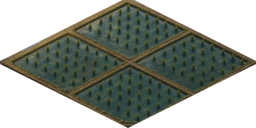
#> input picture assets/source/raster/building-farm.png, 256 x 128 px
$ python derive_farm_seasons.py
#> lines starting #> are read from the running program, lines starting #| are printed output that depends on the picture; after the words box and inside, x2 and y2 are one past the last pixel; in counts of white or black regions, pixels touching at a corner belong together
#!/usr/bin/env python3
"""Derive seasonal farm rasters from the hand-painted spring base.

The painterly raster assets/source/raster/building-farm.png (deep blue-green
paddy water + orderly seedling rows + textured ridges) is the quality bar.
Instead of re-rendering the paddy in Blender (which came out much coarser),
this script derives summer/autumn/winter variants purely by image processing
so brushwork, noise character and the ridge/plot structure stay identical to
the original in all four seasons.

  spring : verbatim copy of the source painting
  summer : each seedling grid point becomes a sharp blade tuft - a fountain
           of 1px strokes fanning up from the base (dark waterline foot /
           leaf body / bright pointed tip) over darkened paddy water, drawn
           back-to-front so front rows overlap the feet of the rows behind;
           the row (jo-ue) regularity of real transplanted paddies survives
  autumn : the same tuft renderer in ripe-gold styling - the tall center
           blades hook over into bright drooping ears, straw feet, drained
           field floor of dark wet soil sampled from the ridge statistics
  winter : harvested field - interior filled with dry soil texture derived
           from the ridge palette, faint pale stubble dots on the original
           seedling grid, slightly desaturated overall

Run (from repo root):
  nix-shell -p "python3.withPackages(ps: with ps; [pillow numpy scipy])" \
    --run "python3 assets/intermediate/farm-seasons/derive_farm_seasons.py"
"""

import os

import numpy as np
from PIL import Image
from scipy import ndimage

ROOT = os.path.normpath(os.path.join(os.path.dirname(os.path.abspath(__file__)), "..", "..", ".."))
SRC = os.path.join(ROOT, "assets", "source", "raster", "building-farm.png")
OUT_DIR = os.path.join(ROOT, "assets", "source", "raster")

rng = np.random.default_rng(260718)


def smooth_noise(shape, cell, amp, generator):
    """Painterly low-frequency value noise: coarse random grid upscaled bicubically."""
    h, w = shape
    gh, gw = max(2, h // cell), max(2, w // cell)
    grid = generator.normal(0.0, 1.0, (gh, gw))
    img = Image.fromarray(((grid - grid.min()) / (np.ptp(grid) + 1e-9) * 255).astype(np.uint8))
    up = np.asarray(img.resize((w, h), Image.BICUBIC)).astype(np.float64)
    up = (up / 255.0) * 2.0 - 1.0
    return up * amp


def build_masks(a):
    r, g, b, al = (a[..., i].astype(int) for i in range(4))
    opaque = al > 0
    near_black = opaque & (a[..., :3].max(axis=2) < 40)
    soil = opaque & (r > g + 4) & (g > b + 10) & ~near_black
    field = opaque & ~soil & ~near_black
    # Keep clear of anti-aliased ridge/outline transitions so the ridge
    # geometry reads identically in every season.
    inner = ndimage.binary_erosion(field, iterations=2)
    return opaque, near_black, soil, field, inner


def detect_plants(a, field, inner):
    """Seedling grid = clusters of yellow-green sprig tips inside the field."""
    r, g, b = (a[..., i].astype(int) for i in range(3))
    tip = inner & (g > b + 25) & (g > 65)
    lbl, n = ndimage.label(tip)
    cents = ndimage.center_of_mass(tip, lbl, range(1, n + 1))
    return [(int(round(c[1])), int(round(c[0]))) for c in cents]


def collect_palettes(a, field, soil):
    r, g, b = (a[..., i].astype(int) for i in range(3))
    greens = a[..., :3][field & (g > b + 12)].astype(np.float64)
    water = a[..., :3][field & ~(g > b + 12)].astype(np.float64)
    soil_px = a[..., :3][soil].astype(np.float64)
    luma = greens @ [0.299, 0.587, 0.114]
    order = np.argsort(luma)
    dark = greens[order[: int(len(order) * 0.55)]]
    bright = greens[order[int(len(order) * 0.70):]]
    # Foliage highlights must stay leaf-green: drop the yellow sprig tips
    # (r ~ g) or lone bright-yellow confetti pixels appear in the clumps.
    leafy = bright[bright[:, 0] < bright[:, 1] * 0.92]
    if len(leafy) > 30:
        bright = leafy
    return dark, bright, water, soil_px


def lattice_plants(inner, gen, in_row=(4, 2), row_step=(6, -3)):
    """Grown-season plant positions on a strict jo-ue (条植え) lattice.

    A transplanted paddy's signature is its row regularity, so instead of
    reusing the painterly seedling scatter, tufts sit on an isometric
    lattice: rows run along the (2,1) diamond edge (in_row spacing keeps
    the canopy closed along the row), rows repeat along the (2,-1) axis
    with a wider gap so the flooded floor glints through as row seams.
    Jitter stays sub-pixel-ish (±≤1) - enough to kill the mechanical read
    without breaking the alignment."""
    h, w = inner.shape
    out = []
    for j in range(-24, 25):
        for i in range(-40, 41):
            x = w // 2 + i * in_row[0] + j * row_step[0]
            y = h // 2 + i * in_row[1] + j * row_step[1]
            x += int(round(gen.normal(0, 0.45)))
            if 0 <= x < w and 0 <= y < h and inner[y, x]:
                out.append((x, y))
    return out


def draw_rice_tufts(out, plants, field, canvas, style, gen):
    """Paint rice as sharp blade tufts (back-to-front) for summer/autumn.

    Real rice reads as spiky, linear texture - each transplanted tuft (株) is
    a fountain of thin blades rising from one base point and fanning outward,
    every blade ending in a sharp bright tip. So instead of filled ellipses
    each tuft is 5-8 one-pixel strokes: dark at the waterline, leaf-green
    body, light sharp tip. Outer blades are shorter and lean out (the fan),
    the center blades stand tallest. Autumn adds a drooping ear: the tallest
    blades hook sideways-down at the top in bright gold (heavy panicles).
    Back-to-front drawing lets front tufts overlap the feet of the row
    behind. Strokes may land anywhere on `canvas` (eroded opaque body):
    clipping them to the paddy interior capped the rice at the ridge line
    and flattened the perceived height - a grown paddy stands ABOVE the
    ridge behind it, so blades are allowed to overlap interior ridges.
    Returns the tuft mask."""
    h, w = field.shape
    tufts = np.zeros((h, w), bool)
    base_c = np.asarray(style["base"], np.float64)
    mid_c = np.asarray(style["mid"], np.float64)
    tip_c = np.asarray(style["tip"], np.float64)
    positions = sorted(plants, key=lambda p: (p[1], p[0]))
    # Cast at most once per pixel: neighbouring tufts (6 px apart, 5 px
    # shadow) overlap, and stacked multiplications (0.66^2, 0.66^3) turn
    # the warm floor into near-black pepper speckle.
    casted = np.zeros((h, w), bool)
    for (px, py) in positions:
        tone = gen.normal(0, style["tone_jit"], 3)  # per-tuft hue drift
        # Small cast shadow at the waterline under the tuft.
        for dx in range(-2, 3):
            x, y = px + dx, py + 1
            if 0 <= x < w and 0 <= y < h and field[y, x] and not casted[y, x]:
                casted[y, x] = True
                out[y, x, :3] = np.clip(
                    out[y, x, :3].astype(np.float64) * style["cast"], 0, 255)
        nb = int(gen.integers(style["blades"][0], style["blades"][1] + 1))
        offs = np.linspace(-style["spread"], style["spread"], nb)
        gen.shuffle(offs)  # draw order varies so overlaps don't band
        for off in offs:
            length = style["len"] + int(gen.integers(-1, 2))
            if abs(off) > style["spread"] * 0.6:
                length = max(2, length - 2)  # outer blades shorter
            lean = off * style["fan"] + gen.normal(0, 0.3)
            bx = px + int(round(off * 0.5))
            for t in range(length + 1):
                u = t / max(1, length)
                x = bx + int(round(lean * u))
                y = py - t
                if not (0 <= x < w and 0 <= y < h) or not canvas[y, x]:
                    continue
                if u < 0.35:
                    c = base_c
                elif u < 0.78:
                    c = mid_c
                else:
                    c = tip_c
                out[y, x, :3] = np.clip(c + tone + gen.normal(0, style["px_jit"], 3), 0, 255)
                tufts[y, x] = True
    # Ripe panicles (autumn), drawn as a SECOND pass over the closed canopy:
    # if ears were drawn per tuft, the blades of later-drawn neighbours
    # (spacing 6 px, ears 4-7 px long) would overwrite and fragment the
    # arcs. Each ear rises from the crown, arcs over and sags under the
    # grain weight, ending in a 2 px grain cluster. A field-wide wind bias
    # (style["ear_dir"]) combs most ears the same way - the signature
    # texture of a ripe paddy - with a minority breaking against it so the
    # field doesn't go mechanical. Ear strokes stay noise-free: pixel
    # jitter breaks the 1 px arc into confetti and kills legibility.
    if style.get("ear") is not None:
        ear_c = np.asarray(style["ear"], np.float64)
        hi_c = np.asarray(style["ear_hi"], np.float64)
        for px, py in positions:
            tone = gen.normal(0, style["tone_jit"] * 0.5, 3)
            for _ in range(int(gen.integers(1, 3))):
                sx = px + int(round(gen.normal(0, 1.0)))
                sy = py - style["len"] + int(gen.integers(-1, 2))
                dirx = style["ear_dir"] if gen.random() < 0.86 else -style["ear_dir"]
                elen = int(gen.integers(4, 7))
                for k in range(elen + 1):
                    x = sx + dirx * k
                    y = sy - 1 + int(round(0.16 * k * k))  # rise, then sag
                    cluster = k >= elen - 1
                    c = ear_c * 0.88 if k < 2 else (hi_c if cluster else ear_c)
                    for yy in ((y, y + 1) if cluster else (y,)):
                        cc = ear_c if yy != y else c  # underside of the grain mass
                        if 0 <= x < w and 0 <= yy < h and canvas[yy, x]:
                            out[yy, x, :3] = np.clip(cc + tone, 0, 255)
                            tufts[yy, x] = True
    return tufts


def soften(out, mask, blur_w=0.55):
    """Mild selective blur so grown pixels sit in the original brushwork."""
    rgb = out[..., :3].astype(np.float64)
    blurred = np.stack([ndimage.uniform_filter(rgb[..., i], 3) for i in range(3)], axis=-1)
    zone = ndimage.binary_dilation(mask, iterations=1)
    out[..., :3][zone] = np.clip(rgb[zone] * (1.0 - blur_w) + blurred[zone] * blur_w, 0, 255)


def painterly_mottle(out, mask, gen, amp=0.05, warm=3.0):
    """Low-frequency value/hue drift over the plant layer - keeps the hand-
    painted patchiness of the base so the hills never read as a dot matrix."""
    n = smooth_noise(mask.shape, 9, 1.0, gen)
    rgb = out[..., :3].astype(np.float64)
    drift = n[..., None] * np.array([warm, amp * 60.0, -warm * 0.6])
    out[..., :3][mask] = np.clip(
        rgb[mask] * (1.0 + n[mask, None] * amp) + drift[mask], 0, 255)


def make_summer(a, field, canvas, plants, dark_pal, bright_pal, water_pal):
    gen = np.random.default_rng(11)
    out = a.copy()
    # Field floor: flooded paddy in deep shade under the canopy. Replace the
    # April seedling dots with the painting's own water tone first, then pull
    # everything darker so the green hills pop against it.
    r, g, b = (a[..., i].astype(int) for i in range(3))
    green_px = field & (g > b + 12)
    w_mean = water_pal.mean(axis=0)
    out[..., :3][green_px] = np.clip(
        a[..., :3][green_px].astype(np.float64) * 0.30 + w_mean * 0.70, 0, 255)
    floor_target = np.array([26.0, 46.0, 36.0])  # dark shaded water, green-leaning
    out[..., :3][field] = np.clip(
        out[..., :3][field].astype(np.float64) * 0.42 + floor_target * 0.58, 0, 255)
    # Mid-summer blade tufts anchored to the painting's green statistics.
    g_dark = dark_pal.mean(axis=0)
    g_bright = bright_pal.mean(axis=0)
    # Mid-summer canopy nearly closes ALONG the row; the wider row gap keeps
    # the flooded floor glinting through as seams (jo-ue read). Blades stand
    # tall and near-vertical: low fan/spread = the upright stance of healthy
    # mid-summer rice, len 10 so the canopy rises visibly above the ridges.
    style = {
        "blades": (9, 12), "len": 10, "spread": 2.6, "fan": 0.6,
        "base": np.array([30.0, 55.0, 34.0]),
        "mid": np.clip(g_dark * 0.35 + np.array([66, 112, 50]) * 0.65, 0, 255),
        "tip": np.clip(g_bright * 0.40 + np.array([142, 186, 76]) * 0.60, 0, 255),
        "cast": 0.62, "tone_jit": 5.0, "px_jit": 7.0,
    }
    tufts = draw_rice_tufts(out, plants, field, canvas, style, gen)
    painterly_mottle(out, tufts, gen, amp=0.06, warm=3.5)
    soften(out, tufts, blur_w=0.15)
    return out, tufts


def make_autumn(a, field, canvas, plants, soil_pal):
    gen = np.random.default_rng(12)
    out = a.copy()
    # The base painting's near-black waterline pixels are excluded from the
    # field mask, so they would survive the floor fill as pepper speckle on
    # the golden canopy. Reclaim the ones in the paddy interior (eroding
    # keeps the ridge-outline blacks intact) into the autumn field.
    nb = (a[..., 3] > 128) & (a[..., :3].max(axis=2) < 40)
    interior = ndimage.binary_erosion(field | nb, iterations=2)
    field = field | (nb & interior)
    # Field floor: a ripe paddy hides its soil completely - what shows
    # between the rows is the shaded lower straw, so the floor is a dark
    # warm gold, not damp earth. This keeps the canopy reading as one
    # continuous golden surface instead of bright dots on dark ground.
    base = np.array([112.0, 88.0, 46.0])
    noise = smooth_noise(field.shape, 6, 14.0, gen)
    jit = gen.normal(0, 4, (field.shape[0], field.shape[1], 3))
    soil_img = base[None, None, :] * (1.0 + noise[..., None] * 0.06) + jit
    out[..., :3][field] = np.clip(soil_img[field], 0, 255)
    # Ripe blade tufts: dry gold stalks, sharp tips, drooping bright ears
    # hooking off the tall center blades (heavy panicles).
    # Ripe paddy: dense straw body with the blade tips held below the ear
    # tone, so the drooping gold panicles read as the top layer of the field.
    # Value separation is what keeps a ripe paddy linear instead of a golden
    # mush: the straw body sits well below the ears in brightness, so the
    # drooping panicle arcs are the ONLY bright layer and stay legible.
    style = {
        "blades": (9, 11), "len": 10, "spread": 2.4, "fan": 0.6,
        "base": np.array([118.0, 90.0, 46.0]),   # shaded stalk foot, near the floor tone
        "mid": np.array([158.0, 120.0, 48.0]),   # ripe straw body, kept dim
        "tip": np.array([178.0, 138.0, 60.0]),   # blade tip, well under the ears
        "ear": np.array([238.0, 202.0, 100.0]),  # panicle stem and grains
        "ear_hi": np.array([252.0, 224.0, 128.0]),  # sunlit grain cluster
        "ear_dir": 1 if gen.random() < 0.5 else -1,  # field-wide wind bias
        "cast": 0.66, "tone_jit": 6.0, "px_jit": 3.5,
    }
    tufts = draw_rice_tufts(out, plants, field, canvas, style, gen)
    painterly_mottle(out, tufts, gen, amp=0.05, warm=4.5)
    soften(out, tufts, blur_w=0.15)
    return out


def make_winter(a, field, inner, soil, plants):
    gen = np.random.default_rng(13)
    out = a.copy()
    soil_pal = a[..., :3][soil].astype(np.float64)
    mean = soil_pal.mean(axis=0)
    luma = float(mean @ [0.299, 0.587, 0.114])
    # Dry harvested earth: ridge tone pulled toward gray (low saturation, dried).
    base = mean * 0.62 + np.array([luma, luma, luma]) * 0.38
    n1 = smooth_noise(field.shape, 5, 1.0, gen)
    n2 = smooth_noise(field.shape, 14, 1.0, gen)
    jit = gen.normal(0, 3.5, (field.shape[0], field.shape[1], 3))
    tex = base[None, None, :] * (1.0 + n1[..., None] * 0.13 + n2[..., None] * 0.10) + jit
    out[..., :3][field] = np.clip(tex[field], 0, 255)
    # Faint stubble rows on the original seedling grid.
    h, w = field.shape
    straw = np.clip(base * 1.38 + np.array([14, 8, -12]), 0, 255)
    shadow = np.clip(base * 0.72, 0, 255)
    for (px, py) in plants:
        x = px + int(gen.integers(-1, 2))
        y = py + int(gen.integers(-1, 2))
        for dx in (0, 1):
            if 0 <= x + dx < w and 0 <= y < h and inner[y, x + dx]:
                c = straw + gen.normal(0, 6, 3)
                out[y, x + dx, :3] = np.clip(c, 0, 255)
            if 0 <= x + dx < w and 0 <= y + 1 < h and inner[y + 1, x + dx]:
                c = shadow + gen.normal(0, 4, 3)
                out[y + 1, x + dx, :3] = np.clip(
                    out[y + 1, x + dx, :3] * 0.65 + c * 0.35, 0, 255
                )
    # Whole sprite slightly desaturated / dried (shape untouched).
    op = a[..., 3] > 0
    rgb = out[..., :3][op].astype(np.float64)
    v = rgb @ [0.299, 0.587, 0.114]
    out[..., :3][op] = np.clip(rgb * 0.90 + v[:, None] * 0.10, 0, 255)
    return out


def main():
    im = Image.open(SRC).convert("RGBA")
#> im is the input picture: PIL image 256x128 RGBA; mean R, G, B, A 39.5, 44, 35.7, 133.2
    a = np.asarray(im).copy()
    opaque, near_black, soil, field, inner = build_masks(a)
#> in build_masks, `r, g, b, al = (a[..., i].astype(int) for i in range(4))`:
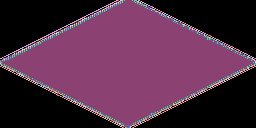
#> al: shape (128, 256) int64; 105 distinct labels, from 0 to 255; one colour per label, 0 black
#> in build_masks, `opaque = al > 0`:
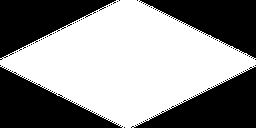
#> opaque: shape (128, 256) bool; 55.2% white; 41 black regions (37 under 20 px), largest, box (x1, y1, x2, y2) and area: (131, 66, 256, 128) 3848, (0, 66, 123, 128) 3846, (0, 0, 116, 60) 3479, (139, 0, 256, 59) 3468
    plants = detect_plants(a, field, inner)
#> in detect_plants, `tip = inner & (g > b + 25) & (g > 65)`:
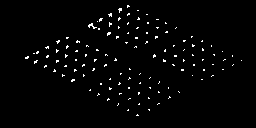
#> tip: shape (128, 256) bool; 1.8% white in thin lines or dots, all inside (x1, y1, x2, y2) = (25, 5, 242, 116)
#> in detect_plants, `lbl, n = ndimage.label(tip)`: n = 141
#> in detect_plants, `cents = ndimage.center_of_mass(tip, lbl, range(1, n + 1))`: cents = 141 pairs, first value 5.83 to 114.8, second value 26.56 to 241
#> plants = 141 pairs, first value 27 to 241, second value 6 to 115
    dark_pal, bright_pal, water_pal, soil_pal = collect_palettes(a, field, soil)
#> in collect_palettes, `luma = greens @ [0.299, 0.587, 0.114]`: luma = 4178 values, max 167.5 at index 33, min 34.73 at index 675, mean 73.78
#> in collect_palettes, `order = np.argsort(luma)`: order = 4178 values, max 4177 at index 1897, min 0 at index 63, mean 2088.5
#> in collect_palettes, `dark = greens[order[: int(len(order) * 0.55)]]`: dark = 2297 rows, first 8: [30, 40, 20], [31, 40, 20], [31, 40, 20], [30, 40, 23], [32, 40, 18], [32, 40, 19], [29, 40, 27], [30, 40, 25]
#> in collect_palettes, `bright = greens[order[int(len(order) * 0.70):]]`: bright = 1254 rows, first 8: [72, 88, 74], [72, 88, 74], [79, 86, 66], [74, 87, 74], [79, 87, 61], [81, 86, 61], [74, 89, 64], [86, 88, 38]
#> in collect_palettes, `leafy = bright[bright[:, 0] < bright[:, 1] * 0.92]`: leafy = 692 rows, first 8: [72, 88, 74], [72, 88, 74], [79, 86, 66], [74, 87, 74], [79, 87, 61], [74, 89, 64], [72, 88, 75], [72, 88, 75]
#> in collect_palettes, `bright = leafy`: bright has the same summary as leafy
#> dark_pal has the same summary as dark in collect_palettes; bright_pal has the same summary as leafy in collect_palettes
    canvas = ndimage.binary_erosion(opaque, iterations=2)
#> canvas: shape (128, 256) bool; 50.4% white; 1 black region, box (x1, y1, x2, y2) and area: (0, 0, 256, 128) 16238
    grown = lattice_plants(inner, np.random.default_rng(21))
#> grown = 418 pairs, first value 18 to 238, second value 7 to 119
    print(f"plants={len(plants)} grown={len(grown)} field={int(field.sum())} soil={int(soil.sum())}")
#| plants=141 grown=418 field=13905 soil=3889

    spring = a.copy()
    summer, _hills = make_summer(a, field, canvas, grown, dark_pal, bright_pal, water_pal)
#> in make_summer, `green_px = field & (g > b + 12)`:
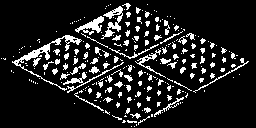
#> green_px: shape (128, 256) bool; 12.8% white in thin lines or dots
#> in make_summer, `w_mean = water_pal.mean(axis=0)`: w_mean = [59.24, 76.76, 70.52]
#> in make_summer, `g_dark = dark_pal.mean(axis=0)`: g_dark = [57.64, 65.61, 44.52]
#> in make_summer, `g_bright = bright_pal.mean(axis=0)`: g_bright = [83.91, 96.51, 78.55]
#> in draw_rice_tufts, `base_c = np.asarray(style["base"], np.float64)`: base_c = [30, 55, 34]
#> in draw_rice_tufts, `mid_c = np.asarray(style["mid"], np.float64)`: mid_c = [63.07, 95.76, 48.08]
#> in draw_rice_tufts, `tip_c = np.asarray(style["tip"], np.float64)`: tip_c = [118.8, 150.2, 77.02]
#> in draw_rice_tufts, `positions = sorted(plants, key=lambda p: (p[1], p[0]))`: positions has the same summary as grown in main
#> the loop in draw_rice_tufts, `for (px, py) in positions:` made 418 passes
#> (px, py, tone, nb) on passes 1 to 3: (122, 7, [0.171, 6.8, 6.12], 11), (126, 9, [-5.15, -3.49, -7.37], 11), (116, 10, [3.97, -6.26, 7.13], 9)
#> after the loop in draw_rice_tufts, `for (px, py) in positions:`:
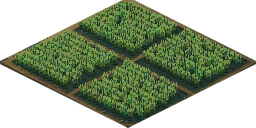
#> out: shape (128, 256, 4); mean R, G, B, A 43, 54.7, 31.4, 133.2; transparent parts drawn white
#> in soften, `blurred = np.stack([ndimage.uniform_filter(rgb[..., i], 3) for i in ra..`:
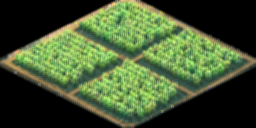
#> blurred: shape (128, 256, 3) float64; mean R, G, B 42.8, 54.5, 31.2; drawn with min black and max white
    autumn = make_autumn(a, field, canvas, grown, soil_pal)
#> call 2 of smooth_noise, with shape = (128, 256), cell = 6, amp = 14
#> in smooth_noise (call 2), `up = np.asarray(img.resize((w, h), Image.BICUBIC)).astype(np.float64)`:
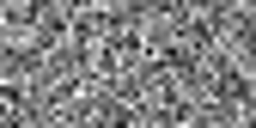
#> up: shape (128, 256) float64; min 1, max 255, mean 129.9
#> (the rest of the program and of its run is left out)
